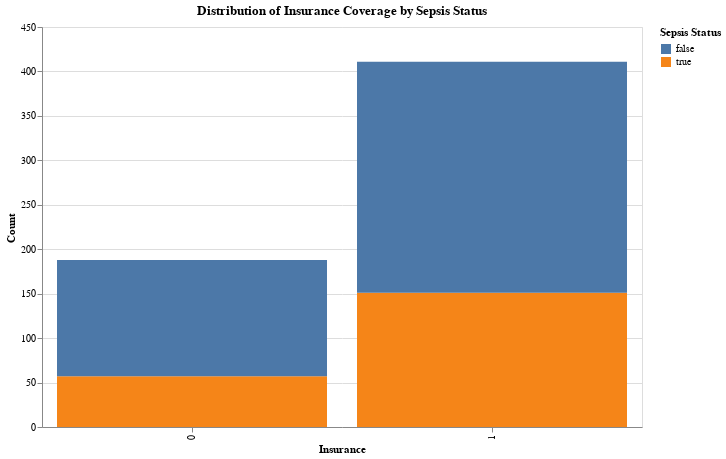

Here is the notebook cell this chart was saved with:
### Markdown cell above
*Are there any differences in the distribution of Insurance coverage between patients with and without sepsis?*

### Code cell
# Create stacked bar chart for Insurance coverage by Sepsis Status
stacked_bar_insurance = alt.Chart(train_df).mark_bar().encode(
    x=alt.X('Insurance:O', title='Insurance'),
    y=alt.Y('count()', title='Count'),
    color=alt.Color('Sepsis:N', title='Sepsis Status')
).properties(
    width=600,
    height=400,
    title='Distribution of Insurance Coverage by Sepsis Status'
)

stacked_bar_insurance

### Figure 1 — Vega-Lite specification as saved in the notebook (floating-point values rounded to 4 significant figures; data arrays with more than 128 entries replaced by an {"elided": "..."} marker saying what was removed)
{"config": {"view": {"continuousWidth": 300, "continuousHeight": 300}}, "data": {"name": "data-474081e19a18852d74d029f5b466df5a"}, "mark": {"type": "bar"}, "encoding": {"color": {"field": "Sepsis", "title": "Sepsis Status", "type": "nominal"}, "x": {"field": "Insurance", "title": "Insurance", "type": "ordinal"}, "y": {"aggregate": "count", "title": "Count", "type": "quantitative"}}, "height": 400, "title": "Distribution of Insurance Coverage by Sepsis Status", "width": 600, "$schema": "https://vega.github.io/schema/vega-lite/v5.16.3.json", "datasets": {"data-474081e19a18852d74d029f5b466df5a": {"elided": "599 records"}}}
